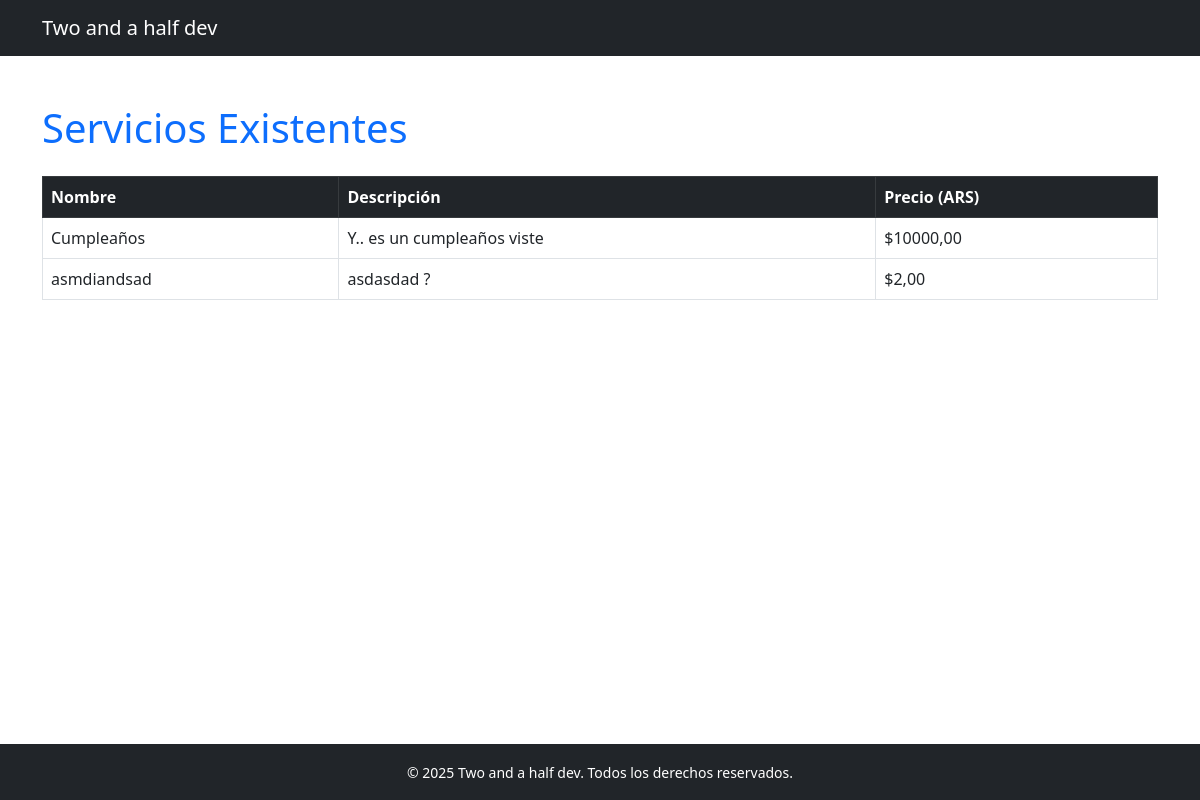
Page /services/ (signed in) on the earlier database version.
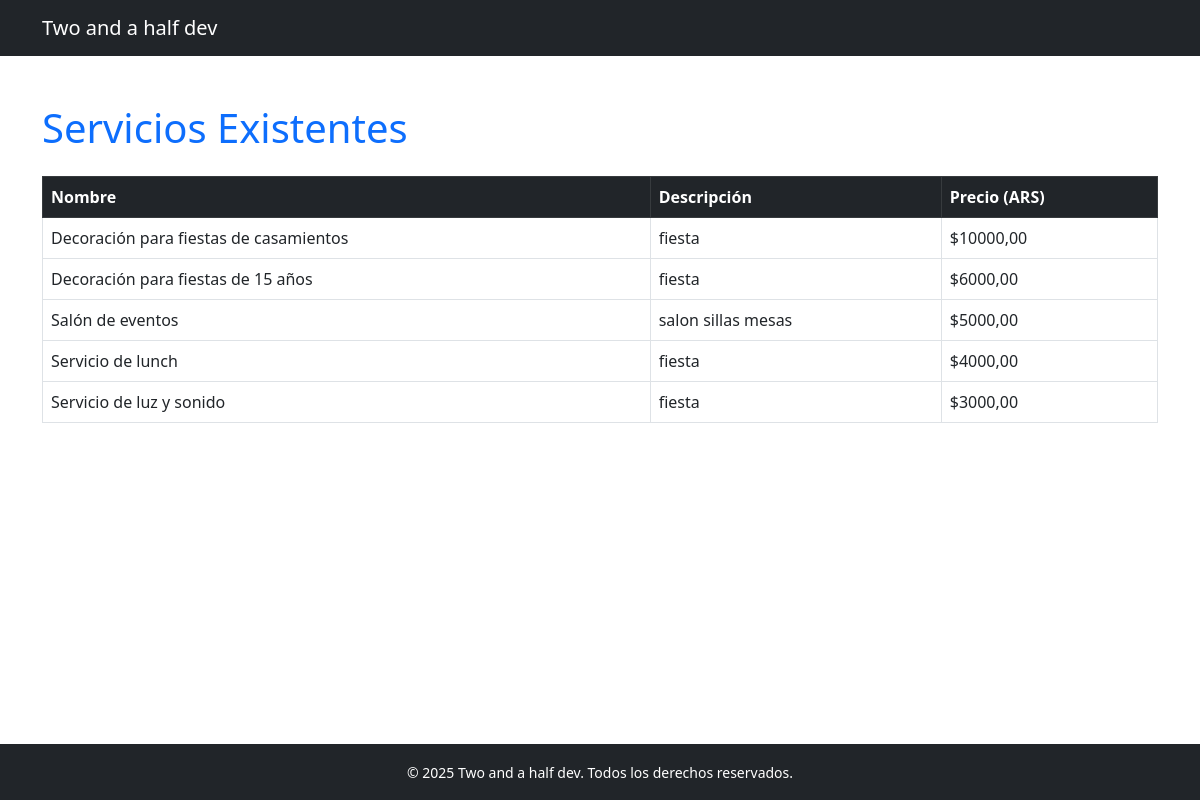
Same page on the later database version.
### servicio_eventos/models.py (models this page shows, shortened)
class ISwitchActivate():
    def delete(self, using = None, keep_parents=False):
        self.activo = not self.activo
        self.save()

class Servicio(models.Model,ISwitchActivate):
    nombre = models.CharField(max_length=100)
    descripcion = models.TextField()
    precio = models.DecimalField(max_digits=10, decimal_places=2)
    activo = models.BooleanField(default=True)

### servicio_eventos/views.py (the view)
# urls.py: path("services/",SerivicioListView.as_view(),name="services"),
class SerivicioListView(LoginRequiredMixin,ListView):
    queryset = Servicio.objects.all()
    template_name = "servicio_eventos/services.html"
    context_object_name = "services"

### servicio_eventos/views.py (called while the page is built)
    @method_decorator(login_required)
    def dispatch(self, *args, **kwargs):
        return super().dispatch(*args, **kwargs)

### servicio_eventos/templates/servicio_eventos/services.html (shortened to what this page needs)
<!DOCTYPE html>
<html lang="es">
<head>
  <link href="https://cdn.jsdelivr.net/npm/bootstrap@5.3.0/dist/css/bootstrap.min.css" rel="stylesheet" />
</head>
<body>
  <nav class="navbar navbar-expand-lg navbar-dark bg-dark">
    <div class="container">
      <a class="navbar-brand" href="{% url 'home' %}">Two and a half dev</a>
    </div>
  </nav>
  <main class="container py-5">
    <h1 class="mb-4 text-primary">Servicios Existentes</h1>
    {% if services %}
      <div class="table-responsive">
        <table class="table table-bordered table-hover">
          <thead class="table-dark">
            <tr>
              <th>Nombre</th>
              <th>Descripción</th>
              <th>Precio (ARS)</th>
            </tr>
          </thead>
          <tbody>
            {% for service in services %}
              <tr>
                <td>{{ service.nombre }}</td>
                <td>{{ service.descripcion }}</td>
                <td>${{ service.precio }}</td>
              </tr>
            {% endfor %}
          </tbody>
        </table>
      </div>
    {% else %}
      <div class="alert alert-info" role="alert">
        No hay servicios disponibles.
      </div>
    {% endif %}
  </main>
  <footer class="bg-dark text-white text-center py-3 mt-auto">
    <small>&copy; 2025 Two and a half dev. Todos los derechos reservados.</small>
  </footer>
</body>
</html>

### servicio_eventos/templates/servicio_eventos/services.html (style rules this page uses)
html, body { height: 100%; }
body { display: flex; flex-direction: column; }
main { flex: 1; }

Differences in the rows shown:
removed Servicio: nombre "asmdiandsad", descripcion "asdasdad ?", precio "2,00"
changed Servicio: nombre "Cumpleaños" → "Decoración para fiestas de casamientos"; descripcion "Y.. es un cumpleaños viste" → "fiesta"
added Servicio: nombre "Decoración para fiestas de 15 años", descripcion "fiesta", precio "6000,00"
added Servicio: nombre "Salón de eventos", descripcion "salon sillas mesas", precio "5000,00"
added Servicio: nombre "Servicio de lunch", descripcion "fiesta", precio "4000,00"
added Servicio: nombre "Servicio de luz y sonido", descripcion "fiesta", precio "3000,00"
